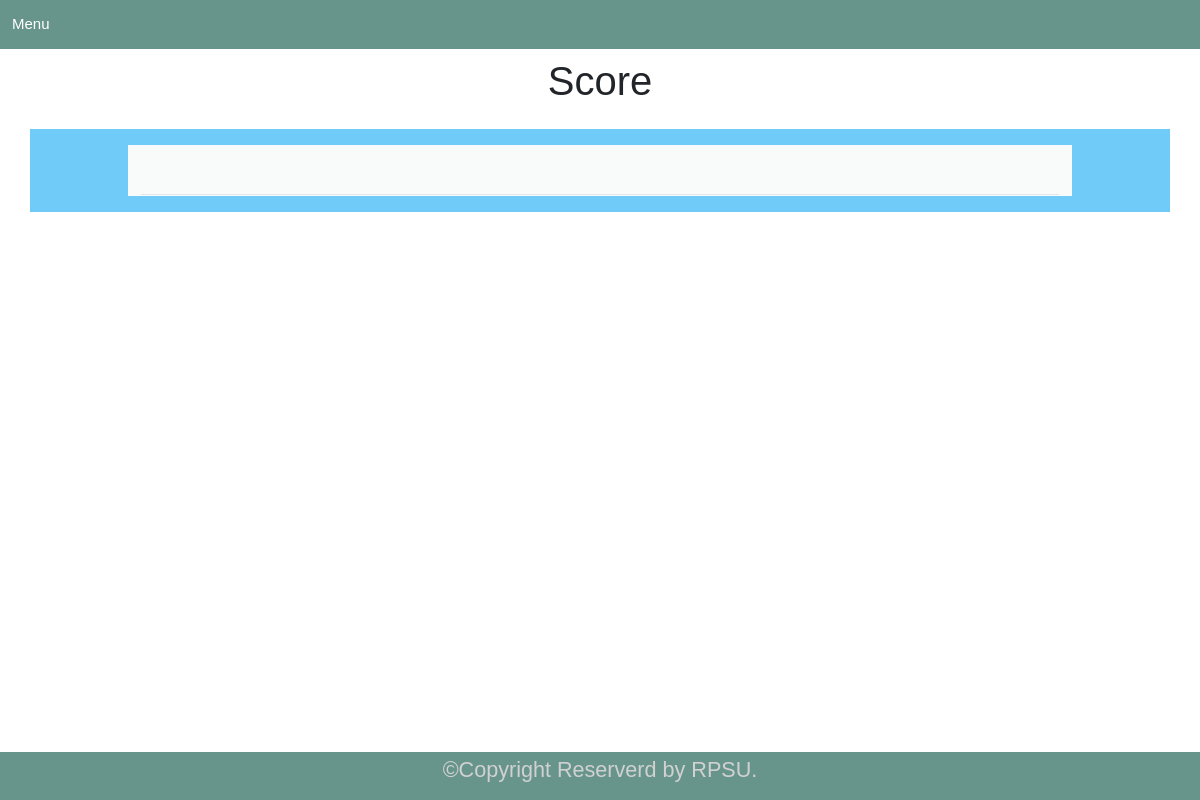
The page /score_all/ on the database as committed earlier.
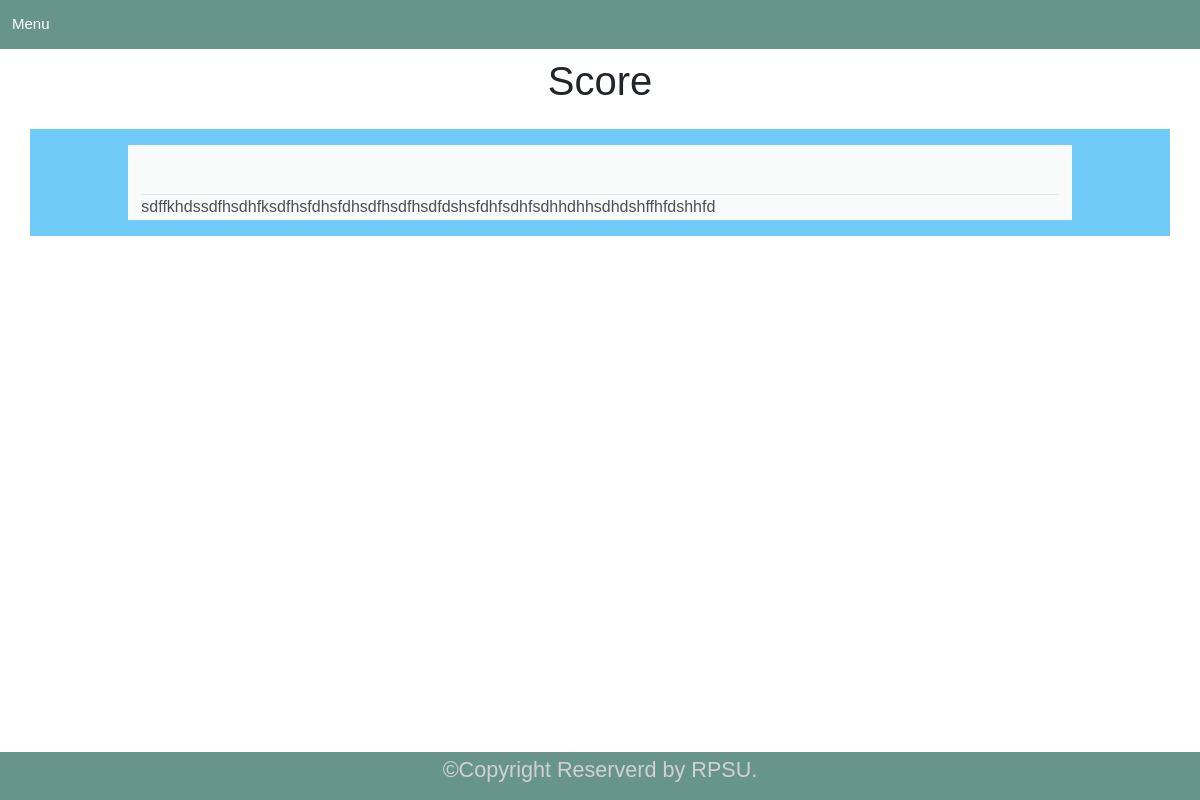
The same page on the database as committed later.
### app/models.py (models this page shows)
class home_score(models.Model):
    score_desc=models.TextField(null=True, blank=True)
    upteam1=models.CharField(max_length=200,blank=True)
    upteam2=models.CharField(max_length=200,blank=True)
    upteam3=models.CharField(max_length=200,blank=True)
    upteam4=models.CharField(max_length=200,blank=True)
    upteam5=models.CharField(max_length=200,blank=True)
    upteam6=models.CharField(max_length=200,blank=True)
    uptime1=models.CharField(max_length=200,blank=True)
    uptime2=models.CharField(max_length=200,blank=True)
    uptime3=models.CharField(max_length=200,blank=True)
    fteam1=models.CharField(max_length=200,blank=True)
    fteam2=models.CharField(max_length=200,blank=True)
    fteam3=models.CharField(max_length=200,blank=True)
    fteam4=models.CharField(max_length=200,blank=True)
    fteam5=models.CharField(max_length=200,blank=True)
    fteam6=models.CharField(max_length=200,blank=True)
    ftime1=models.CharField(max_length=200,blank=True)
    ftime2=models.CharField(max_length=200,blank=True)
    ftime3=models.CharField(max_length=200,blank=True)
    carsol_pic1=models.ImageField(null=True,default="e.png")
    carsol_pic2=models.ImageField(null=True,default="w.png")
    carsol_pic3=models.ImageField(null=True,default="e.png")
    carsol_pic4=models.ImageField(null=True,default="w.png")
    carsol_pic5=models.ImageField(null=True,default="e.png")
    carsol_pic6=models.ImageField(null=True,default="w.png")
    dsc1=models.TextField(null=True, blank=True)
    dsc2=models.TextField(null=True, blank=True)
    dsc3=models.TextField(null=True, blank=True)
    day1=models.TextField(null=True, blank=True)
    day2=models.TextField(null=True, blank=True)
    day3=models.TextField(null=True, blank=True)
    time1=models.TextField(null=True, blank=True)
    time2=models.TextField(null=True, blank=True)
    time3=models.TextField(null=True, blank=True)

### app/views.py (the view)
# urls.py: path('score_all/',views.score_all,name="score_all"),
def score_all(request):
     team=home_score.objects.all()
     context={'team':team}
     return render(request,'app/score_all.html',context)

### app/templates/app/score_all.html (shortened to what this page needs)
{%load static%}
<!DOCTYPE html>
<html lang="en">
  <head>
    <link
      href="https://cdn.jsdelivr.net/npm/bootstrap@5.0.2/dist/css/bootstrap.min.css"
      rel="stylesheet"
    />
    <link rel="stylesheet" href="{%static 'styles/all.min.css'%}" />
    <link rel="stylesheet" href="{%static 'styles/index.css'%}" />
    <link rel="stylesheet" href="{%static 'styles/rules.css'%}" />
  </head>
  <body>
    <nav class="navbar navbar-expand-lg navbar-dark">
      <div class="container-fluid">
        <a href="{%url 'home'%}" class="navbar-brand">Menu</a>
        </div>
    </nav>
        <h1 class="text-center mt-2">Score</h1>
    <section
      class="container mt-4 background p-5 p-md-2 p-lg-3 pb-lg-3 pb-md-1 pb-sm-2"
      style="height: auto"
    >
      <div class="row">
        <div
          id="rules"
          class="mx-auto border border-light bg-light col-md-10 col-lg-10 mt-50"
        >
          <header class="border-bottom mt-5">
          </header>
          {%for t in team%}
          <div>
            {{t.score_desc}}
          </div>
          {%endfor%}
        </div>
      </div>
    </section>
    <footer class="fixed-bottom">
      <p>&copy;Copyright Reserverd by RPSU.</p>
    </footer>
  </body>
</html>

Rows that differ between the two databases and show on the page:
added home_score: score_desc "sdffkhdssdfhsdhfksdfhsfdhsfdhsdfhsdfhsdfdshsfdhfsdhfsdhhdhhsdhdshffhfdshhfd"
